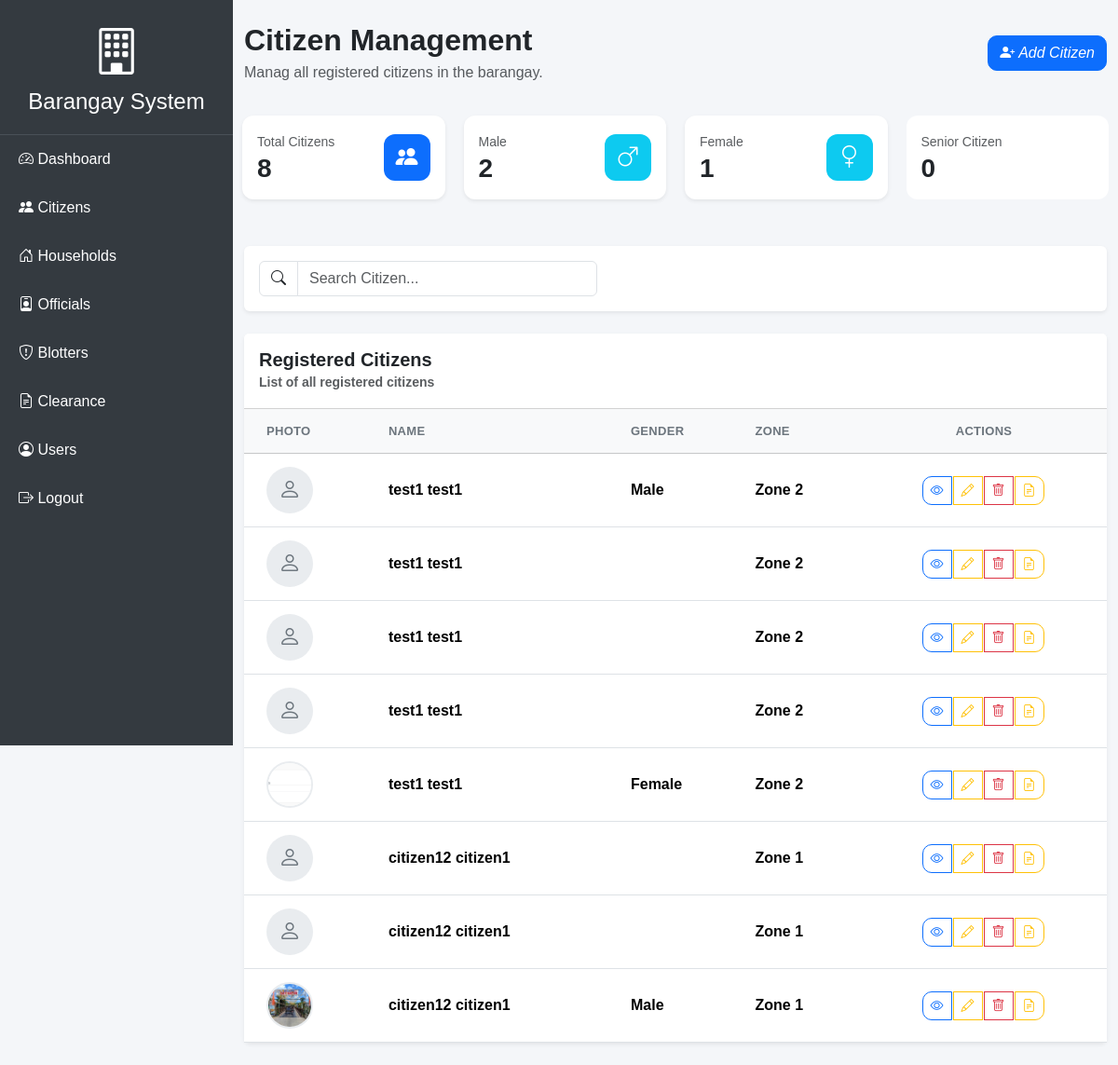
Page /public/citizens on the committed database.
### tables this page shows
CREATE TABLE `citizens` (
  `id` int(11) NOT NULL,
  `first_name` varchar(100) NOT NULL,
  `middle_name` varchar(100) DEFAULT NULL,
  `last_name` varchar(100) NOT NULL,
  `gender` enum('Male','Female') DEFAULT NULL,
  `birthday` date DEFAULT NULL,
  `birth_place` varchar(150) DEFAULT NULL,
  `civil_status` varchar(50) DEFAULT NULL,
  `religion` varchar(100) DEFAULT NULL,
  `occupation` varchar(100) DEFAULT NULL,
  `email` varchar(150) DEFAULT NULL,
  `contact_number` varchar(30) DEFAULT NULL,
  `zone` varchar(30) DEFAULT NULL,
  `photo` varchar(255) DEFAULT NULL,
  `senior` enum('Yes','No') DEFAULT 'No',
  `voter_status` enum('Yes','No') DEFAULT 'Yes'
);

### App/Controllers/CitizenController.php (called while the page is built, shortened)
<?php
class CitizenController extends Controller{
    public function index(){
        $citizen = new Citizen();
        $totalCitizens = $citizen->total();
        $male = $citizen->maleCount();
        $female = $citizen->femaleCount();
        $senior = $citizen->seniorCount();
        $citizens = $citizen->getAll();
        require_once __DIR__ . '/../Views/citizens/index.php';
    }
}

### public/index.php (called while the page is built, shortened)
<?php
$router = new Router();
$router->dispatch();

### App/Core/Database.php (called while the page is built, shortened)
<?php
class Database {
    private string $host = "localhost";
    private string $dbname = "barangay-system";
    private string $username = "root";
    private string $password = "";
    public function __construct(){
        try {
            $this->conn = new PDO(
                "mysql:host={$this->host};dbname={$this->dbname};charset=utf8mb4",
                $this->username,
                $this->password
            );
        } catch (PDOException $e){
            die("Database Connection Failed:" .$e->getMessage());
        }
    }
}

### App/Models/Citizen.php (called while the page is built, shortened)
<?php
class Citizen extends Database {
    public function getAll(){
        $sql = "SELECT * FROM citizens ORDER By id DESC";
        $stmt = $this->conn->query($sql);
        return $stmt->fetchAll(PDO::FETCH_ASSOC);
    }
    public function total(){
        return $this->conn->query("SELECT COUNT(*) total FROM citizens")->fetch(PDO::FETCH_ASSOC);
    }
    public function maleCount(){
        return $this->conn->query("SELECT COUNT(*) total FROM citizens WHERE gender='Male'")->fetch(PDO::FETCH_ASSOC);
    }
    public function femaleCount(){
        return $this->conn->query("SELECT COUNT(*) total FROM citizens WHERE gender = 'female'")->fetch(PDO::FETCH_ASSOC);
    }
    public function seniorCount(){
        return $this->conn->query("SELECT COUNT(*) total FROM citizens WHERE senior = 'Yes'")->fetch(PDO::FETCH_ASSOC);
    }
}

### App/Views/citizens/index.php (the view, shortened to what this page needs)
<?php require_once __DIR__.'/../layouts/header.php'; ?>
<?php require_once __DIR__.'/../layouts/navbar.php'; ?>
<div class="container-fluid py-4">
    <div class="d-flex justify-content-between align-items-center mb-4">
        <div>
            <h2 class="fw-bold mb-1">
                Citizen Management
            </h2>
            <p class="text-muted mb-0">
                Manag all registered citizens in the barangay.
            </p>
        </div>
        <a href="/barangay-system/public/citizens/create" class="btn btn-primary">
            <i class="bi bi-person-plus-fill">
                Add Citizen
            </i>
        </a>
    </div>
     <div class="row mb-4">
        <div class="col-md-3 mb-3">
            <div class="card citizen-stat-card border-0 shadow-sm">
                <div class="card-body">
                    <div class="d-flex justify-content-between align-items-center">
                        <div>
                            <small class="text-muted">
                                Total Citizens
                            </small>
                            <h3 class="fw-bold mb-0">
                                <?= $totalCitizens['total'] ?>
                            </h3>
                        </div>
                        <div class="stat-icon bg-primary">
                            <i class="bi bi-people-fill"></i>
                        </div>
                    </div>
                </div>
            </div>
        </div>
        <div class="col-md-3 mb-3">
            <div class="card citizen-stat-card border-0 shadow-sm">
                <div class="card-body">
                    <div class="d-flex justify-content-between align-items-center">
                        <div>
                            <small class="text-muted">
                                Male
                            </small>
                            <h3 class="fw-bold mb-0">
                                <?= $male['total'] ?>
                            </h3>
                        </div>
                        <div class="stat-icon bg-info">
                            <i class="bi bi-gender-male"></i>
                        </div>
                    </div>
                </div>
            </div>
        </div>
        <div class="col-md-3 mb-3">
            <div class="card citizen-stat-card border-0 shadow-sm">
                <div class="card-body">
                    <div class="d-flex justify-content-between align-items-center">
                        <div>
                            <small class="text-muted">
                                Female
                            </small>
                            <h3 class="fw-bold mb-0">
                                <?= $female['total'] ?>
                            </h3>
                        </div>
                        <div class="stat-icon bg-info">
                            <i class="bi bi-gender-female"></i>
                        </div>
                    </div>
                </div>
            </div>
        </div>
        <div class="col-md-3 mb-3">
            <div class="card citizen-stat-card border-0 shadow-0">
                <div class="card-body">
                    <div class="d-flex justify-content-between align-items-center">
                        <div>
                            <small class="text-muted">
                                Senior Citizen
                            </small>
                            <h3 class="fw-bold mb-0">
                                <?= $senior['total'] ?>
                            </h3>
                        </div>
                        <div class="stat-icon gb-info">
                            <i class="bi bi-person-wheelchair"></i>
                        </div>
                    </div>
                </div>
            </div>
        </div>
     </div>
    <div class="card border-0 shadow-sm mb-4">
        <div class="card-body">
            <div class="row g-3 align-items-center">
                <div class="col-md-5">
                    <div class="input-group">
                    <span class="input-group-text bg-white">
                        <i class="bi bi-search"></i>
                    </span>
                    <input type="text" class="form-control" placeholder="Search Citizen...">
                    </div>
                </div>
            </div>
        </div>
    </div>
    <div class="card border-0 shadow-sm">
        <div class="card-header bg-white py-3">
            <div class="d-flex justify-content-between align-items-center">
                <div>
                    <h5 class="mb-0 fw-bold">
                        Registered Citizens
                    </h5>
                    <small class="text-muted">
                        List of all registered citizens
                    </small>
                </div>
            </div>
        </div>
        <div class="card-body p-0">
            <div class="table-responsive">
                <table class="table table-hover align-middle mb-0">
                    <thead class="table-light">
                        <tr>
                            <th class="ps-4">Photo</th>
                            <th>Name</th>
                            <th>Gender</th>
                            <th>Zone</th>
                            <th class="text-center">Actions</th>
                        </tr>
                    </thead>
                    <?php foreach($citizens as $row): ?>
                    <tbody>
                        <tr>
                            <td class="ps-4"><?php if(!empty($row['photo'])): ?>
                                <img src="/barangay-system/public/uploads/<?= htmlspecialchars($row['photo']) ?>" class="citizen-photo" alt="Citizen Photo">
                                <?php else: ?>
                                    <div class="citizen-photo-placeholder">
                                        <i class="bi bi-person"></i>
                                    </div>
                                <?php endif; ?>
                            </td>
                            <td>
                                <div class="fw-semibold">
                                    <?= $row['first_name'] ?>
                                    <?= $row['last_name'] ?>
                                </div>
                            </td>
                            <td>
                                <div class="fw-semibold">
                                    <?= $row['gender'] ?>
                                </div>
                            </td>
                            <td>
                                <div class="fw-semibold">
                                    <?= $row['zone'] ?>
                                </div>
                            </td>
                            <td class="text-center">
                                <div class="btn-group">
                                    <a href="/barangay-system/public/citizens/show?id=<?= $row['id'] ?>" class="btn btn-sm btn-outline-primary" title="View">
                                    <i class="bi bi-eye"></i>
                                    </a>
                                    <a href="/barangay-system/public/citizens/edit?id=<?= $row['id'] ?>" class="btn btn-sm btn-outline-warning" title="Edit">
                                    <i class="bi bi-pencil"></i>
                                    </a>
                                    <a onclick="return confirm('Delete this citizen?')" href="/barangay-system/public/citizens/delete?id=<?= $row['id'] ?>" class="btn btn-sm btn-outline-danger" title="Delete">
                                    <i class="bi bi-trash"></i>
                                    </a>
                                    <a href="/barangay-system/public/clearance/create?id=<?= $row['id'] ?>" class="btn btn-sm btn-outline-warning" title="Clearance">
                                    <i class="bi bi-file-earmark-text"></i>
                                    </a>
                                </div>
                            </td>
                        </tr>
                        <?php endforeach; ?>
                    </tbody>
                </table>
            </div>
        </div>
    </div>
</div>
<?php require_once __DIR__.'/../layouts/footer.php'; ?>

### public/assets/css/style.css (style rules this page uses)
body { margin:0; background:#f4f6f9; font-family:Arial, Helvetica, sans-serif; }
.col-md-3 { padding: 10px; }
.card-header { font-weight:bold; background:white; }
.table { margin-bottom:0; }
.btn { border-radius:10px; }
.citizen-stat-card { border-radius: 12px; transition: all 0.3s ease; }
.stat-icon { width: 50px; height: 50px; border-radius: 12px; display: flex; align-items: center; justify-content: center; color: white; font-size: 24px; }
.citizen-photo { width: 50px; height: 50px; object-fit: cover; border-radius: 50%; border: 2px solid #e9ecef; }
.citizen-photo-placeholder { width: 50px; height: 50px; border-radius: 50%; background: #e9ecef; display: flex; align-items: center; justify-content: center; color: #6c757d; font-size: 24px; }
.table > :not(caption) > * > * { padding: 14px 10px; }
.table thead th { font-size: 13px; text-transform: uppercase; letter-spacing: 0.3px; color: #6c757d; }
.table tbody tr { transition: background-color 0.2s ease; }
.btn-group .btn { margin-right: 2px; }

### rows in the picture
citizens: first_name "test1", last_name "test1", gender "Male", zone "Zone 2"
citizens: first_name "test1", last_name "test1", zone "Zone 2"
citizens: first_name "test1", last_name "test1", zone "Zone 2"
citizens: first_name "test1", last_name "test1", zone "Zone 2"
citizens: photo (picture), first_name "test1", last_name "test1", gender "Female", zone "Zone 2"
citizens: first_name "citizen12", last_name "citizen1", zone "Zone 1"
citizens: first_name "citizen12", last_name "citizen1", zone "Zone 1"
citizens: photo (picture), first_name "citizen12", last_name "citizen1", gender "Male", zone "Zone 1"

### other values in the picture
$totalCitizens['total'] "8"
$male['total'] "2"
$female['total'] "1"
$senior['total'] "0"
